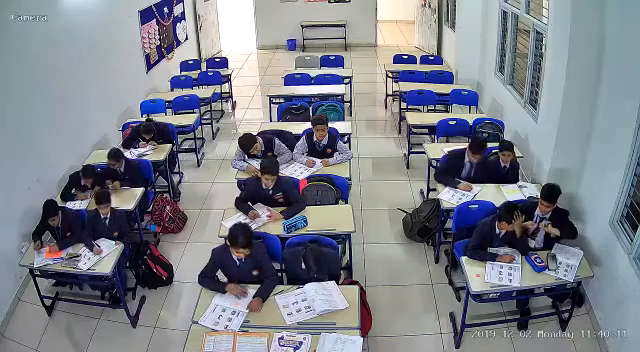
#> input picture frame 21 of content/11-classroom-monitoring/in_lesson/class_videos/class_video.mp4, 640 x 352 px, given in place of people-walking.mp4, which was not available
$ jupyter execute video-processing.ipynb   (text cells are left out)
#> lines starting #> are read from the running program, lines starting #| are printed output that depends on the picture; pictures that were not available may be replaced by others from this repository, and a replacement may not be noted
[cell 1]
import cv2

video_path = "assets/people-walking.mp4"

cap = cv2.VideoCapture(video_path)

print("Video opened:", cap.isOpened())

[cell 2]
ret, frame = cap.read()
#> frame is the input picture: shape (352, 640, 3); mean B, G, R 138.2, 129.4, 125.4

print("Frame read:", ret)
#| Frame read: True
print("Frame shape:", frame.shape)
#| Frame shape: (352, 640, 3)

[cell 3]
ret, frame = cap.read()

print("Frame read:", ret)
#| Frame read: True
print("Frame shape:", frame.shape)
#| Frame shape: (352, 640, 3)

[cell 4]
fps = cap.get(cv2.CAP_PROP_FPS)
width = int(cap.get(cv2.CAP_PROP_FRAME_WIDTH))
height = int(cap.get(cv2.CAP_PROP_FRAME_HEIGHT))
frame_count = int(cap.get(cv2.CAP_PROP_FRAME_COUNT))

duration = frame_count / fps

print("FPS:", fps)
print("Resolution:", width, "x", height)
print("Total frames:", frame_count)
print("Duration:", round(duration, 2), "seconds")

[cell 5]
while True:
    ret, frame = cap.read()
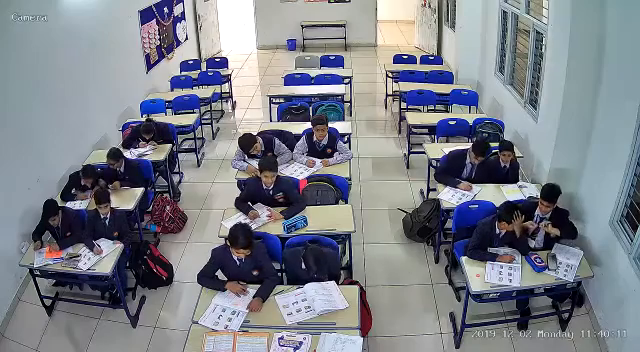
#> input picture frame 23 of content/11-classroom-monitoring/in_lesson/class_videos/class_video.mp4, 640 x 352 px, given in place of people-walking.mp4, which was not available
#> frame is the input picture: shape (352, 640, 3); mean B, G, R 138.2, 129.5, 125.4

    if not ret:
        break

    cv2.imshow("Video", frame)

    # Press Q to stop
    if cv2.waitKey(25) & 0xFF == ord("q"):  # Wait for 25 ms and check if 'q' is pressed
#> (key q is pressed here)
        break

cap.release()
cv2.destroyAllWindows()

[cell 6]
import cv2

cap = cv2.VideoCapture("assets/people-walking.mp4")

while True:
    ret, frame = cap.read()

    if not ret:
        break

    gray = cv2.cvtColor(frame, cv2.COLOR_BGR2GRAY)
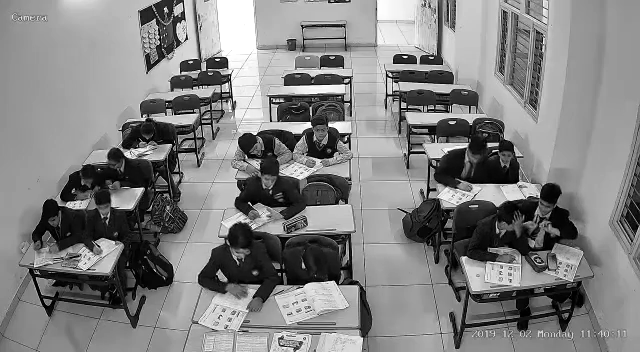
#> gray: shape (352, 640); min 0, max 255, mean 129.2

    cv2.imshow("Original", frame)
    cv2.imshow("Grayscale", gray)

    if cv2.waitKey(25) & 0xFF == ord("q"):
#> (key q is pressed here)
        break

cap.release()
cv2.destroyAllWindows()

[cell 7]
import cv2

cap = cv2.VideoCapture("assets/people-walking.mp4")

while True:
    ret, frame = cap.read()

    if not ret:
        break

    # 1. Resize
    frame = cv2.resize(frame, (640, 360))
#> frame: shape (360, 640, 3)

    # 2. Grayscale
    gray = cv2.cvtColor(frame, cv2.COLOR_BGR2GRAY)
#> gray: shape (360, 640)

    # 3. Blur
    blurred = cv2.GaussianBlur(gray, (5, 5), 0)
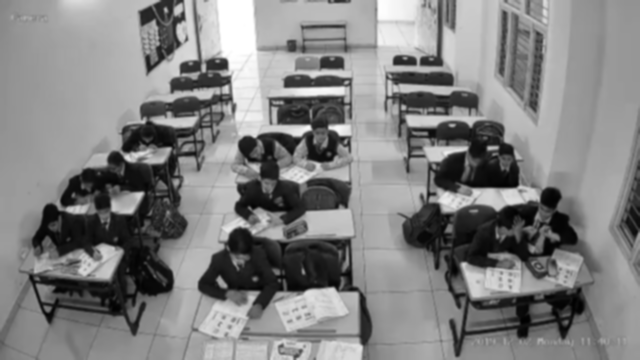
#> blurred: shape (360, 640); min 1, max 255, mean 129.1

    # 4. Edge detection
    edges = cv2.Canny(blurred, 50, 150)
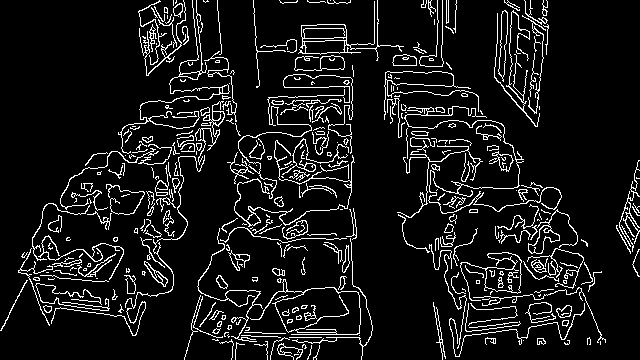
#> edges: shape (360, 640); 9% white in thin lines or dots

    cv2.imshow("Original", frame)
    cv2.imshow("Edges", edges)

    if cv2.waitKey(25) & 0xFF == ord("q"):
#> (key q is pressed here)
        break

cap.release()
cv2.destroyAllWindows()

[cell 8]
import cv2

cap = cv2.VideoCapture("assets/people-walking.mp4")

fps = cap.get(cv2.CAP_PROP_FPS)
width = int(cap.get(cv2.CAP_PROP_FRAME_WIDTH))
height = int(cap.get(cv2.CAP_PROP_FRAME_HEIGHT))

fourcc = cv2.VideoWriter_fourcc(*"mp4v")

out = cv2.VideoWriter(
    "assets/processed_video.mp4",
    fourcc,
    fps,
    (width, height)
)

while True:
    ret, frame = cap.read()

    if not ret:
        break

    gray = cv2.cvtColor(frame, cv2.COLOR_BGR2GRAY)

    # Convert grayscale back to 3 channels
    gray_bgr = cv2.cvtColor(gray, cv2.COLOR_GRAY2BGR)

    out.write(gray_bgr)

cap.release()
out.release()

print("Processed video saved!")

$ run again, starting later in the video
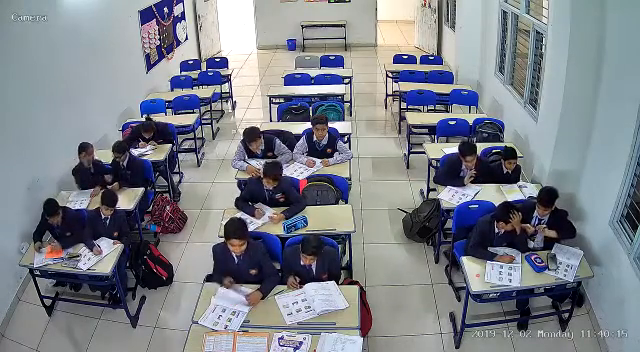
#> input picture frame 98 of content/11-classroom-monitoring/in_lesson/class_videos/class_video.mp4, 640 x 352 px, given in place of people-walking.mp4, which was not available
#> frame is the input picture: shape (352, 640, 3); mean B, G, R 138.1, 129.8, 125.4
#| Frame read: True
#| Frame shape: (352, 640, 3)
#| Frame read: True
#| Frame shape: (352, 640, 3)
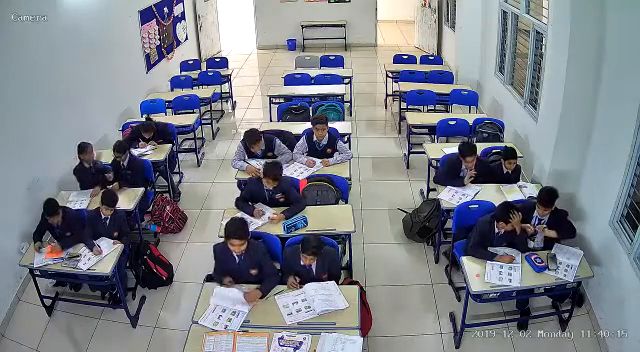
#> input picture frame 100 of content/11-classroom-monitoring/in_lesson/class_videos/class_video.mp4, 640 x 352 px, given in place of people-walking.mp4, which was not available
#> frame is the input picture: shape (352, 640, 3); mean B, G, R 138.2, 129.9, 125.5
#> frame: shape (360, 640, 3)
#> `edges = cv2.Canny(blurred, 50, 150)`:
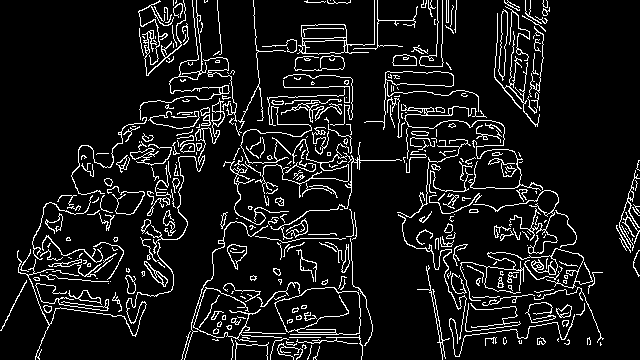
#> edges: shape (360, 640); 9.2% white in thin lines or dots

$ run again, starting later in the video
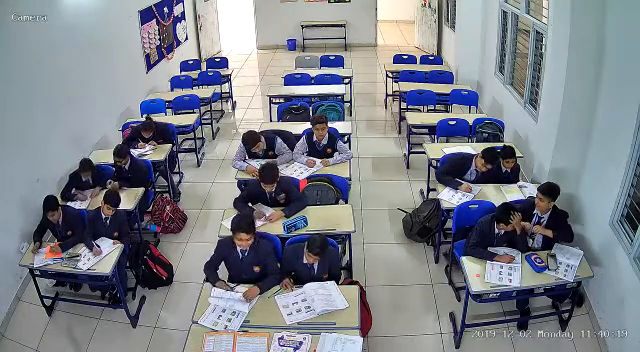
#> input picture frame 175 of content/11-classroom-monitoring/in_lesson/class_videos/class_video.mp4, 640 x 352 px, given in place of people-walking.mp4, which was not available
#> frame is the input picture: shape (352, 640, 3); mean B, G, R 137.8, 129.7, 125.4
#| Frame read: True
#| Frame shape: (352, 640, 3)
#| Frame read: True
#| Frame shape: (352, 640, 3)
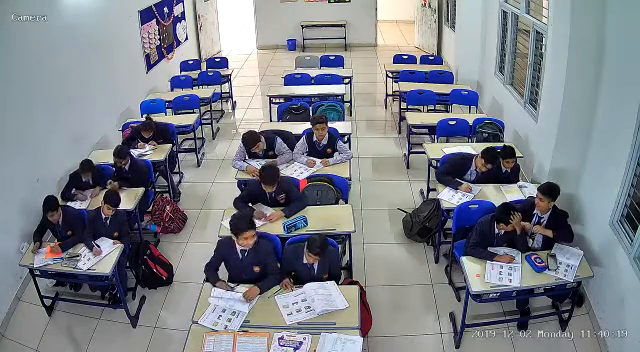
#> input picture frame 177 of content/11-classroom-monitoring/in_lesson/class_videos/class_video.mp4, 640 x 352 px, given in place of people-walking.mp4, which was not available
#> frame is the input picture: shape (352, 640, 3); mean B, G, R 137.8, 129.8, 125.4
#> frame: shape (360, 640, 3)
#> `edges = cv2.Canny(blurred, 50, 150)`:
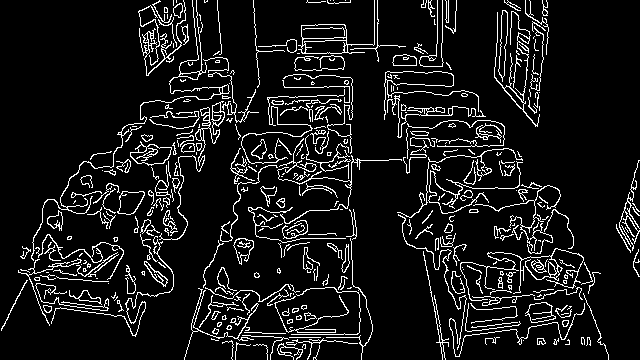
#> edges: shape (360, 640); 9.3% white in thin lines or dots
